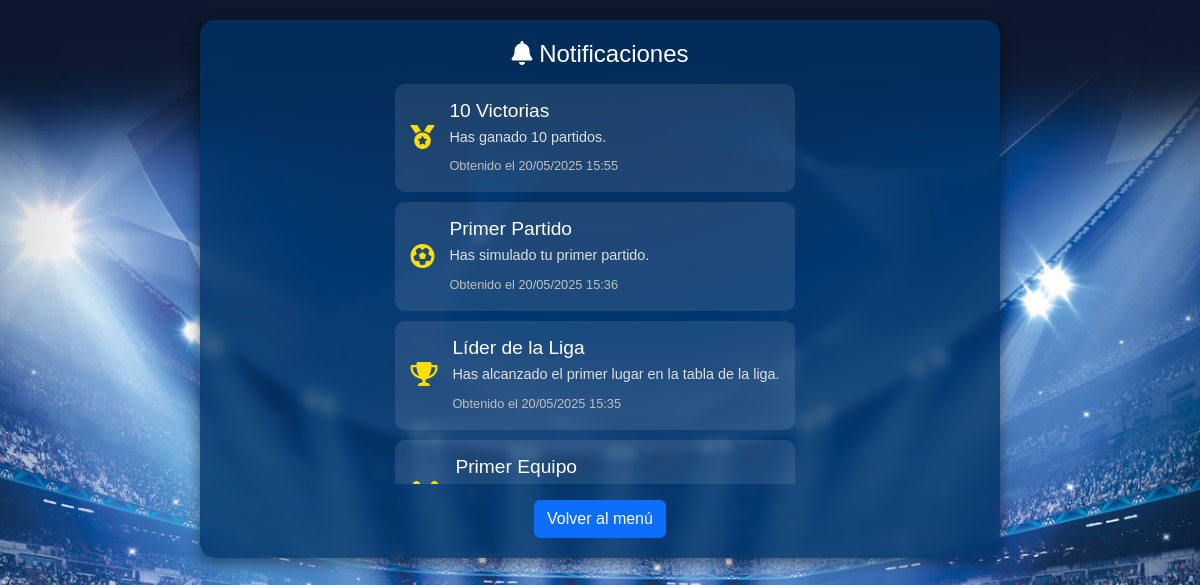
The page /notificaciones/ (signed in) on the database its author committed.
### app_simulador/models.py (models this page shows)
class UsuarioLogro(models.Model):
    usuario = models.ForeignKey(User, on_delete=models.CASCADE)
    logro = models.ForeignKey(Logro, on_delete=models.CASCADE)
    fecha_obtenido = models.DateTimeField(auto_now_add=True)

class Logro(models.Model):
    nombre = models.CharField(max_length=100)
    descripcion = models.TextField()
    requisito = models.CharField(max_length=200)
    efecto_quimica = models.IntegerField(default=0)
    icono = models.CharField(max_length=100)
    nivel = models.IntegerField(default=1)

### app_simulador/views.py (the view)
# urls.py: path('notificaciones/', NotificacionesView.as_view(), name='notificaciones'),
class NotificacionesView(LoginRequiredMixin, View):
    def get(self, request):
        logros = UsuarioLogro.objects.filter(usuario=request.user).order_by('-fecha_obtenido')
        return render(request, 'notificaciones.html', {
            'logros_obtenidos': logros,
            'mostrar_popup': False
        })

### app_simulador/templates/notificaciones.html (shortened to what this page needs)
{% load static %}
<!DOCTYPE html>
<html lang="es">
<head>
    <link href="https://cdn.jsdelivr.net/npm/bootstrap@5.3.0/dist/css/bootstrap.min.css" rel="stylesheet">
    <link href="https://cdnjs.cloudflare.com/ajax/libs/font-awesome/6.0.0-beta3/css/all.min.css" rel="stylesheet">
    <link rel="stylesheet" href="{% static 'notificaciones.css' %}">
</head>
<body>
<div class="notificaciones-container">
    <h3><i class="fas fa-bell"></i> Notificaciones</h3>
    <div class="lista-notificaciones">
        {% for logro in logros_obtenidos %}
            <div class="notificacion-item {% if forloop.first and logros_recientes %}nuevo-logro{% endif %}">
                <div class="notificacion-icono">
                    <i class="fas fa-{{ logro.logro.icono }}"></i>
                </div>
                <div class="notificacion-contenido">
                    <h4>{{ logro.logro.nombre }}</h4>
                    <p>{{ logro.logro.descripcion }}</p>
                    <small>Obtenido el {{ logro.fecha_obtenido|date:"d/m/Y H:i" }}</small>
                </div>
            </div>
        {% empty %}
            <p class="sin-notificaciones">No tienes notificaciones nuevas.</p>
        {% endfor %}
    </div>
    <a href="{% url 'menu' %}" class="btn btn-primary mt-3">Volver al menú</a>
</div>
</body>
</html>

### app_simulador/static/notificaciones.css (style rules this page uses)
body { background: url('images/campo1.jpg') no-repeat center center fixed; background-size: cover; color: #fff; font-family: 'Poppins', sans-serif; margin: 0; padding: 0; }
.notificaciones-container { background-color: rgba(0, 51, 102, 0.8); / border: 2 px solid #c0c0c0; border-radius: 15px; padding: 20px; backdrop-filter: blur(5px); box-shadow: 0px 4px 15px rgba(0, 0, 0, 0.5); max-width: 800px; margin: 20px auto; color: #ffffff; }
.notificaciones-container h3 { font-size: 1.5rem; color: #ffffff; margin-bottom: 15px; text-align: center; }
.lista-notificaciones { max-height: 400px; overflow-y: auto; padding-right: 10px; }
.notificacion-item { background-color: rgba(255, 255, 255, 0.1); border-radius: 10px; padding: 15px; margin-bottom: 10px; display: flex; align-items: center; transition: transform 0.3s ease, box-shadow 0.3s ease; }
.notificacion-icono { font-size: 1.5rem; color: #ffdf00; margin-right: 15px; }
.notificacion-contenido h4 { font-size: 1.2rem; color: #ffffff; margin-bottom: 5px; }
.notificacion-contenido p { font-size: 0.9rem; color: #e0e0e0; margin-bottom: 5px; }
.notificacion-contenido small { font-size: 0.8rem; color: #c0c0c0; }
.notificaciones-container { display: flex; flex-direction: column; align-items: center; }

### rows shown on the page
UsuarioLogro: logro.nombre "10 Victorias", logro.descripcion "Has ganado 10 partidos.", fecha_obtenido "20/05/2025 15:55"
UsuarioLogro: logro.nombre "Primer Partido", logro.descripcion "Has simulado tu primer partido.", fecha_obtenido "20/05/2025 15:36"
UsuarioLogro: logro.nombre "Líder de la Liga", logro.descripcion "Has alcanzado el primer lugar en la tabla de la liga.", fecha_obtenido "20/05/2025 15:35"
UsuarioLogro: logro.nombre "Primer Equipo"
